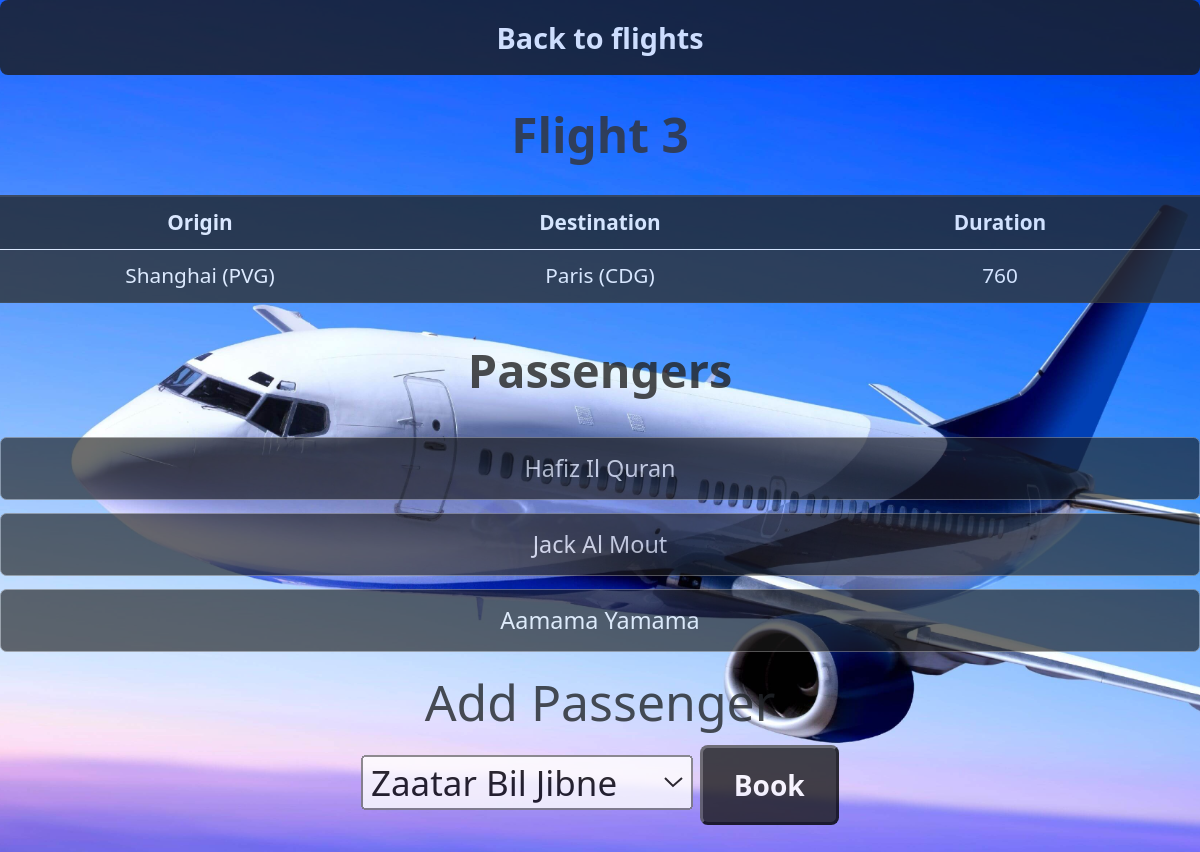
The page /flights/3 on the database its author committed.
### flights/models.py (models this page shows, shortened)
class Flight(models.Model):
    origin = models.ForeignKey(Airport, on_delete=models.CASCADE, related_name="departures")
    destination = models.ForeignKey(Airport, on_delete=models.CASCADE, related_name="arrivals")
    duration = models.IntegerField()

class Airport(models.Model):
    code = models.CharField(max_length=3)
    city = models.CharField(max_length=64)
    def __str__(self):
        return f"{self.city} ({self.code})"

class Passenger(models.Model):
    first = models.CharField(max_length=64)
    last  = models.CharField(max_length=64)
    flights = models.ManyToManyField(Flight, blank=True, related_name="passengers")
    def __str__(self):
        return f"{self.first} {self.last}"

### flights/views.py (the view)
# urls.py: path("<int:flight_id>", views.flight, name="flight"),
def flight(request, flight_id):
	flight =Flight.objects.get(pk=flight_id)
	return render(request, "flights/flight.html", {
		"flight": flight,
		"passengers": flight.passengers.all(),
		"non_passengers": Passenger.objects.exclude(flights=flight).all()
	})

### flights/templates/flights/flight.html (shortened to what this page needs)
{% extends "flights/layout.html" %}
{% load static %}
{% block body %}
	<a href="{% url 'flights' %}" class="link" style="zoom:1.23;display:block;float:none;text-align:center;">Back to flights</a>
<table class="table table-dark table-striped">
  <thead>
    <tr>
      <th colspan="3" style="text-align: center; zoom:2.3; color: #333333; background:transparent;">Flight {{ flight.id }}</th>
    </tr>
    <tr>
      <th style="width: 33.33%; text-align: center;">Origin</th>
      <th style="width: 33.33%; text-align: center;">Destination</th>
      <th style="width: 33.33%; text-align: center;">Duration</th>
    </tr>
  </thead>
  <tbody>
    <tr>
      <td style="text-align: center;">{{ flight.origin }}</td>
      <td style="text-align: center;">{{ flight.destination }}</td>
      <td style="text-align: center;">{{ flight.duration }}</td>
    </tr>
  </tbody>
</table>
	<h2 class="header cen" style="margin:30px auto; color:#222;">Passengers</h2>
	<ul>
		{% for passenger in passengers %}
			<li class="flight" style="text-align:center;">{{ passenger }}</li>
			{% empty %}
				<li class="flight">No Passengers.</li>
		{% endfor %}
	</ul>
	<div style="display:inline-block; width:100%;display:block;text-align:center;zoom:1.2;">
<h2 style="background-color:2C2C2C;">Add Passenger</h2>
	<form action="{% url 'book' flight.id %}" method='post'>
			<select name="passenger" style="zoom:1.4; margin-top:0px;">
					{% for passenger in non_passengers %}
						<option value="{{ passenger.id }}">{{ passenger }}</option>
					{% endfor %}
			</select>
			<button type="submit" class="link" style="float:none; margin-bottom:100px;zoom:1;">Book</button>
	</form>
	</div>
{% endblock %}

### flights/static/flights/styles.css (style rules this page uses)
.cen { text-align:center; }
.link { display: inline-block; padding: 10px 20px; font-size: 18px; zoom:0.5; font-weight: bold; text-decoration: none; color: #fff; background-color: #1B1B1B; border-radius: 5px; transition: background-color 0.3s; float: right; }
.link { transition: transform 0.3s; }
body { background-color: lightblue; zoom: 1.5; }
.header { font-size: 36px; font-weight: bold; margin-bottom: 20px; color: #333; }
ul { list-style-type: none; padding: 0; }
.flight { font-size: 18px; margin-bottom: 10px; padding: 10px; border: 1px solid gray; border-radius: 5px; background-color: #1B1B1B; transition: background-color 0.3s; }

### rows shown on the page
Flight: id "3", origin "Shanghai (PVG)", destination "Paris (CDG)", duration "760"
Passenger: first+last "Hafiz Il Quran"
Passenger: first+last "Jack Al Mout"
Passenger: first+last "Aamama Yamama"

### other values the page prints
form field passenger "Zaatar Bil Jibne"
